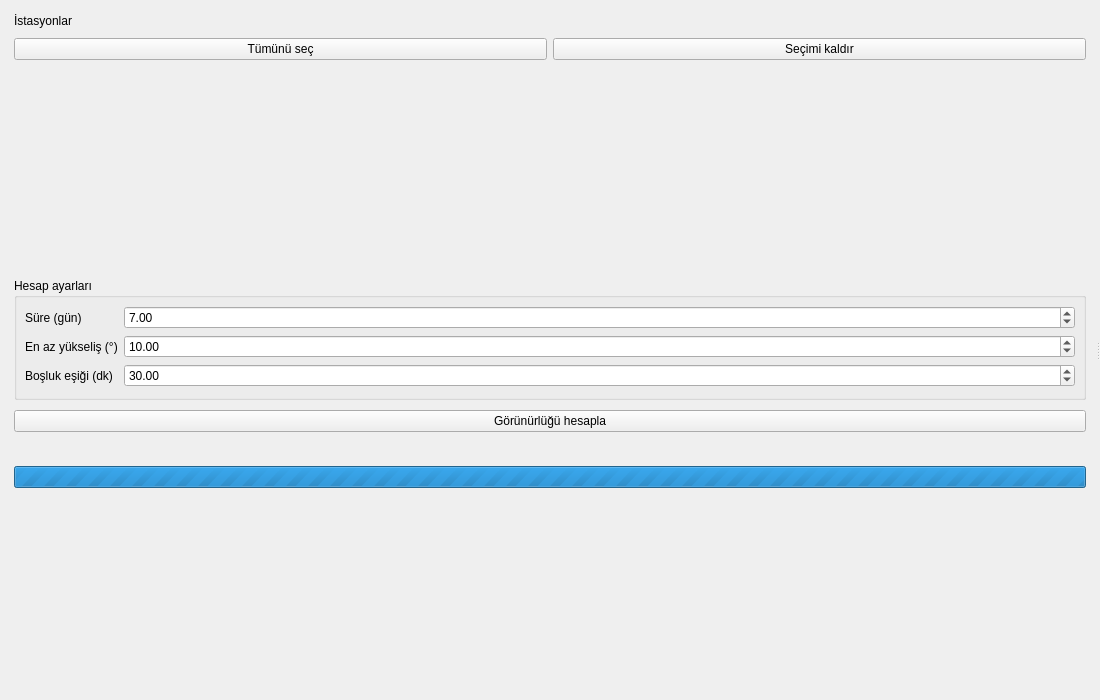
<?xml version="1.0" encoding="UTF-8"?>
<ui version="4.0">
 <class>VisibilityPage</class>
 <widget class="QWidget" name="VisibilityPage">
  <property name="geometry">
   <rect><x>0</x><y>0</y><width>1100</width><height>700</height></rect>
  </property>
  <layout class="QHBoxLayout" name="mainLayout">
   <property name="spacing"><number>0</number></property>
   <property name="leftMargin"><number>0</number></property>
   <property name="topMargin"><number>0</number></property>
   <property name="rightMargin"><number>0</number></property>
   <property name="bottomMargin"><number>0</number></property>
   <item>
    <widget class="QSplitter" name="splitter">
     <property name="orientation"><enum>Qt::Horizontal</enum></property>
     <!-- ── Control panel ─── -->
     <widget class="QFrame" name="controlPanel">
      <property name="frameShape"><enum>QFrame::NoFrame</enum></property>
      <property name="minimumWidth"><number>260</number></property>
      <property name="maximumWidth"><number>320</number></property>
      <layout class="QVBoxLayout" name="controlLayout">
       <property name="spacing"><number>10</number></property>
       <property name="leftMargin"><number>14</number></property>
       <property name="topMargin"><number>14</number></property>
       <property name="rightMargin"><number>10</number></property>
       <property name="bottomMargin"><number>14</number></property>
       <!-- Station header + select buttons -->
       <item>
        <widget class="QLabel" name="stationHeaderLabel">
         <property name="text"><string>İstasyonlar</string></property>
        </widget>
       </item>
       <item>
        <layout class="QHBoxLayout" name="selectBtnsLayout">
         <property name="spacing"><number>6</number></property>
         <item>
          <widget class="QPushButton" name="selectAllBtn">
           <property name="text"><string>Tümünü seç</string></property>
          </widget>
         </item>
         <item>
          <widget class="QPushButton" name="deselectAllBtn">
           <property name="text"><string>Seçimi kaldır</string></property>
          </widget>
         </item>
        </layout>
       </item>
       <!-- Station checkbox scroll area -->
       <item>
        <widget class="QScrollArea" name="stationScrollArea">
         <property name="widgetResizable"><bool>true</bool></property>
         <property name="minimumHeight"><number>120</number></property>
         <property name="horizontalScrollBarPolicy"><enum>Qt::ScrollBarAlwaysOff</enum></property>
         <property name="frameShape"><enum>QFrame::NoFrame</enum></property>
         <widget class="QWidget" name="stationScrollWidget">
          <layout class="QVBoxLayout" name="stationCheckLayout">
           <property name="spacing"><number>2</number></property>
           <property name="leftMargin"><number>4</number></property>
           <property name="topMargin"><number>4</number></property>
           <property name="rightMargin"><number>4</number></property>
           <property name="bottomMargin"><number>4</number></property>
          </layout>
         </widget>
        </widget>
       </item>
       <!-- Parameters group -->
       <item>
        <widget class="QGroupBox" name="paramsGroup">
         <property name="title"><string>Hesap ayarları</string></property>
         <layout class="QFormLayout" name="paramsFormLayout">
          <property name="leftMargin"><number>8</number></property>
          <property name="topMargin"><number>8</number></property>
          <property name="rightMargin"><number>8</number></property>
          <property name="bottomMargin"><number>10</number></property>
          <item row="0" column="0">
           <widget class="QLabel" name="durationLabel">
            <property name="text"><string>Süre (gün)</string></property>
           </widget>
          </item>
          <item row="0" column="1">
           <widget class="QDoubleSpinBox" name="durationSpin">
            <property name="minimum"><double>1.0</double></property>
            <property name="maximum"><double>28.0</double></property>
            <property name="singleStep"><double>1.0</double></property>
            <property name="value"><double>7.0</double></property>
           </widget>
          </item>
          <item row="1" column="0">
           <widget class="QLabel" name="elevLabel">
            <property name="text"><string>En az yükseliş (°)</string></property>
           </widget>
          </item>
          <item row="1" column="1">
           <widget class="QDoubleSpinBox" name="elevSpin">
            <property name="minimum"><double>0.0</double></property>
            <property name="maximum"><double>45.0</double></property>
            <property name="singleStep"><double>1.0</double></property>
            <property name="value"><double>10.0</double></property>
           </widget>
          </item>
          <item row="2" column="0">
           <widget class="QLabel" name="gapLabel">
            <property name="text"><string>Boşluk eşiği (dk)</string></property>
           </widget>
          </item>
          <item row="2" column="1">
           <widget class="QDoubleSpinBox" name="gapSpin">
            <property name="minimum"><double>0.0</double></property>
            <property name="maximum"><double>120.0</double></property>
            <property name="singleStep"><double>5.0</double></property>
            <property name="value"><double>30.0</double></property>
           </widget>
          </item>
         </layout>
        </widget>
       </item>
       <!-- Compute button -->
       <item>
        <widget class="QPushButton" name="computeBtn">
         <property name="text"><string>Görünürlüğü hesapla</string></property>
         <property name="minimumHeight"><number>38</number></property>
        </widget>
       </item>
       <!-- Status label -->
       <item>
        <widget class="QLabel" name="statusLabel">
         <property name="text"><string></string></property>
         <property name="wordWrap"><bool>true</bool></property>
         <property name="alignment"><set>Qt::AlignCenter</set></property>
        </widget>
       </item>
       <item>
        <widget class="QProgressBar" name="progressBar">
         <property name="minimum"><number>0</number></property>
         <property name="maximum"><number>0</number></property>
         <property name="textVisible"><bool>false</bool></property>
         <property name="maximumHeight"><number>6</number></property>
         <property name="visible"><bool>false</bool></property>
        </widget>
       </item>
       <item>
        <spacer>
         <property name="orientation"><enum>Qt::Vertical</enum></property>
         <property name="sizeHint" stdset="0"><size><width>20</width><height>20</height></size></property>
        </spacer>
       </item>
      </layout>
     </widget>
     <!-- ── Gantt canvas panel ─── -->
     <widget class="QFrame" name="chartPanel">
      <property name="frameShape"><enum>QFrame::NoFrame</enum></property>
      <layout class="QVBoxLayout" name="chartLayout">
       <property name="spacing"><number>0</number></property>
       <property name="leftMargin"><number>0</number></property>
       <property name="topMargin"><number>0</number></property>
       <property name="rightMargin"><number>0</number></property>
       <property name="bottomMargin"><number>0</number></property>
       <item>
        <widget class="QWidget" name="canvasHolder">
         <property name="minimumHeight"><number>360</number></property>
        </widget>
       </item>
      </layout>
     </widget>
    </widget>
   </item>
  </layout>
 </widget>
 <resources/>
 <connections/>
</ui>
